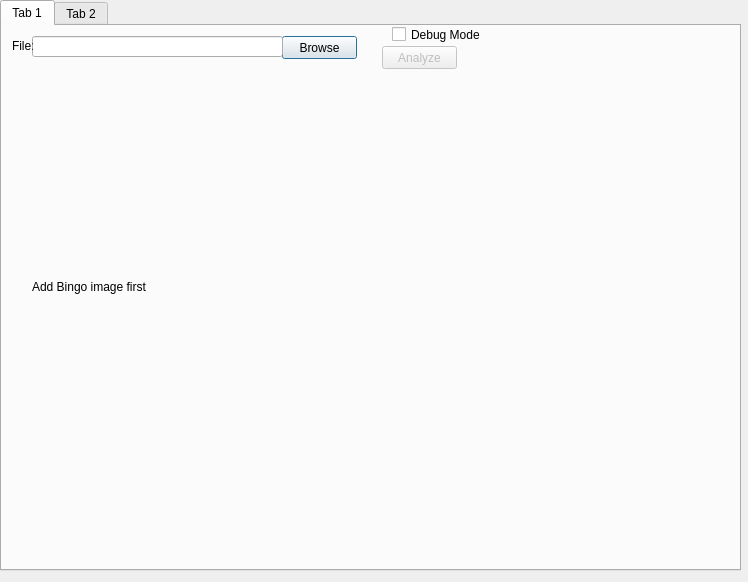
<?xml version="1.0" encoding="UTF-8"?>
<ui version="4.0">
 <class>Dialog</class>
 <widget class="QDialog" name="Dialog">
  <property name="geometry">
   <rect>
    <x>0</x>
    <y>0</y>
    <width>748</width>
    <height>582</height>
   </rect>
  </property>
  <property name="sizePolicy">
   <sizepolicy hsizetype="MinimumExpanding" vsizetype="MinimumExpanding">
    <horstretch>0</horstretch>
    <verstretch>0</verstretch>
   </sizepolicy>
  </property>
  <property name="windowTitle">
   <string>Dialog</string>
  </property>
  <widget class="QTabWidget" name="tabWidget">
   <property name="geometry">
    <rect>
     <x>0</x>
     <y>0</y>
     <width>741</width>
     <height>571</height>
    </rect>
   </property>
   <property name="currentIndex">
    <number>0</number>
   </property>
   <widget class="QWidget" name="tab">
    <attribute name="title">
     <string>Tab 1</string>
    </attribute>
    <widget class="QPushButton" name="browse_button">
     <property name="geometry">
      <rect>
       <x>280</x>
       <y>10</y>
       <width>75</width>
       <height>23</height>
      </rect>
     </property>
     <property name="text">
      <string>Browse</string>
     </property>
    </widget>
    <widget class="QLineEdit" name="filename_line">
     <property name="geometry">
      <rect>
       <x>30</x>
       <y>10</y>
       <width>251</width>
       <height>21</height>
      </rect>
     </property>
     <property name="readOnly">
      <bool>true</bool>
     </property>
    </widget>
    <widget class="QLabel" name="label">
     <property name="geometry">
      <rect>
       <x>10</x>
       <y>10</y>
       <width>21</width>
       <height>20</height>
      </rect>
     </property>
     <property name="text">
      <string>File:</string>
     </property>
    </widget>
    <widget class="QPushButton" name="analyze_button">
     <property name="enabled">
      <bool>false</bool>
     </property>
     <property name="geometry">
      <rect>
       <x>380</x>
       <y>20</y>
       <width>75</width>
       <height>23</height>
      </rect>
     </property>
     <property name="text">
      <string>Analyze</string>
     </property>
    </widget>
    <widget class="QCheckBox" name="isDebug_btn">
     <property name="geometry">
      <rect>
       <x>390</x>
       <y>0</y>
       <width>91</width>
       <height>17</height>
      </rect>
     </property>
     <property name="text">
      <string>Debug Mode</string>
     </property>
    </widget>
    <widget class="QLabel" name="pic_label">
     <property name="geometry">
      <rect>
       <x>30</x>
       <y>60</y>
       <width>491</width>
       <height>401</height>
      </rect>
     </property>
     <property name="text">
      <string>Add Bingo image first</string>
     </property>
     <property name="scaledContents">
      <bool>true</bool>
     </property>
    </widget>
   </widget>
   <widget class="QWidget" name="tab_2">
    <attribute name="title">
     <string>Tab 2</string>
    </attribute>
    <widget class="QListWidget" name="calls_list_widget">
     <property name="geometry">
      <rect>
       <x>520</x>
       <y>60</y>
       <width>111</width>
       <height>471</height>
      </rect>
     </property>
    </widget>
    <widget class="QLineEdit" name="line_edit_calls">
     <property name="geometry">
      <rect>
       <x>530</x>
       <y>30</y>
       <width>113</width>
       <height>20</height>
      </rect>
     </property>
    </widget>
    <widget class="QLabel" name="label_2">
     <property name="geometry">
      <rect>
       <x>536</x>
       <y>10</y>
       <width>101</width>
       <height>20</height>
      </rect>
     </property>
     <property name="text">
      <string>Input</string>
     </property>
     <property name="alignment">
      <set>Qt::AlignCenter</set>
     </property>
    </widget>
    <widget class="QLabel" name="label_3">
     <property name="geometry">
      <rect>
       <x>660</x>
       <y>10</y>
       <width>51</width>
       <height>41</height>
      </rect>
     </property>
     <property name="text">
      <string>Bingo 
Cards</string>
     </property>
     <property name="alignment">
      <set>Qt::AlignCenter</set>
     </property>
    </widget>
    <widget class="QListWidget" name="card_list_widget">
     <property name="geometry">
      <rect>
       <x>650</x>
       <y>60</y>
       <width>81</width>
       <height>471</height>
      </rect>
     </property>
    </widget>
    <widget class="QWidget" name="gridLayoutWidget">
     <property name="geometry">
      <rect>
       <x>0</x>
       <y>60</y>
       <width>501</width>
       <height>471</height>
      </rect>
     </property>
     <layout class="QGridLayout" name="gridLayout">
      <item row="0" column="0">
       <widget class="QTableWidget" name="dial">
        <row>
         <property name="text">
          <string/>
         </property>
        </row>
        <row>
         <property name="text">
          <string/>
         </property>
        </row>
        <row>
         <property name="text">
          <string/>
         </property>
        </row>
        <row>
         <property name="text">
          <string/>
         </property>
        </row>
        <row>
         <property name="text">
          <string/>
         </property>
        </row>
        <column>
         <property name="text">
          <string>B</string>
         </property>
        </column>
        <column>
         <property name="text">
          <string>I</string>
         </property>
        </column>
        <column>
         <property name="text">
          <string>N</string>
         </property>
        </column>
        <column>
         <property name="text">
          <string>G</string>
         </property>
        </column>
        <column>
         <property name="text">
          <string>O</string>
         </property>
        </column>
       </widget>
      </item>
     </layout>
    </widget>
   </widget>
  </widget>
 </widget>
 <resources/>
 <connections/>
</ui>
